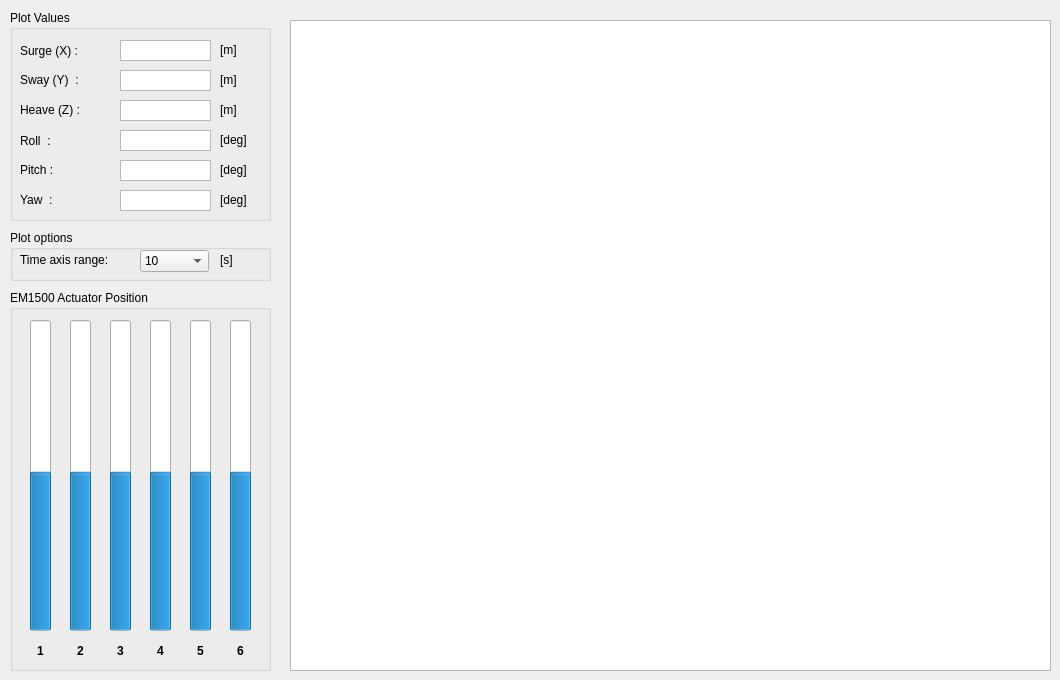
        <widget class="QWidget" name="tab_3">
         <attribute name="title">
          <string>EM 1500</string>
         </attribute>
         <widget class="GraphicsLayoutWidget" name="EM1500_plot">
          <property name="geometry">
           <rect>
            <x>290</x>
            <y>20</y>
            <width>761</width>
            <height>651</height>
           </rect>
          </property>
         </widget>
         <widget class="QGroupBox" name="groupBox_6">
          <property name="geometry">
           <rect>
            <x>10</x>
            <y>290</y>
            <width>261</width>
            <height>381</height>
           </rect>
          </property>
          <property name="title">
           <string>EM1500 Actuator Position</string>
          </property>
          <widget class="QProgressBar" name="EM1500_bar2_l1">
           <property name="geometry">
            <rect>
             <x>20</x>
             <y>30</y>
             <width>21</width>
             <height>311</height>
            </rect>
           </property>
           <property name="minimum">
            <number>-100</number>
           </property>
           <property name="value">
            <number>0</number>
           </property>
           <property name="orientation">
            <enum>Qt::Vertical</enum>
           </property>
           <property name="invertedAppearance">
            <bool>false</bool>
           </property>
          </widget>
          <widget class="QProgressBar" name="EM1500_bar2_l2">
           <property name="geometry">
            <rect>
             <x>60</x>
             <y>30</y>
             <width>21</width>
             <height>311</height>
            </rect>
           </property>
           <property name="minimum">
            <number>-100</number>
           </property>
           <property name="value">
            <number>0</number>
           </property>
           <property name="orientation">
            <enum>Qt::Vertical</enum>
           </property>
           <property name="invertedAppearance">
            <bool>false</bool>
           </property>
          </widget>
          <widget class="QProgressBar" name="EM1500_bar2_l3">
           <property name="geometry">
            <rect>
             <x>100</x>
             <y>30</y>
             <width>21</width>
             <height>311</height>
            </rect>
           </property>
           <property name="minimum">
            <number>-100</number>
           </property>
           <property name="value">
            <number>0</number>
           </property>
           <property name="orientation">
            <enum>Qt::Vertical</enum>
           </property>
           <property name="invertedAppearance">
            <bool>false</bool>
           </property>
          </widget>
          <widget class="QProgressBar" name="EM1500_bar2_l4">
           <property name="geometry">
            <rect>
             <x>140</x>
             <y>30</y>
             <width>21</width>
             <height>311</height>
            </rect>
           </property>
           <property name="minimum">
            <number>-100</number>
           </property>
           <property name="value">
            <number>0</number>
           </property>
           <property name="orientation">
            <enum>Qt::Vertical</enum>
           </property>
           <property name="invertedAppearance">
            <bool>false</bool>
           </property>
          </widget>
          <widget class="QProgressBar" name="EM1500_bar2_l5">
           <property name="geometry">
            <rect>
             <x>180</x>
             <y>30</y>
             <width>21</width>
             <height>311</height>
            </rect>
           </property>
           <property name="minimum">
            <number>-100</number>
           </property>
           <property name="value">
            <number>0</number>
           </property>
           <property name="orientation">
            <enum>Qt::Vertical</enum>
           </property>
           <property name="invertedAppearance">
            <bool>false</bool>
           </property>
          </widget>
          <widget class="QProgressBar" name="EM1500_bar2_l6">
           <property name="geometry">
            <rect>
             <x>220</x>
             <y>30</y>
             <width>21</width>
             <height>311</height>
            </rect>
           </property>
           <property name="minimum">
            <number>-100</number>
           </property>
           <property name="value">
            <number>0</number>
           </property>
           <property name="orientation">
            <enum>Qt::Vertical</enum>
           </property>
           <property name="invertedAppearance">
            <bool>false</bool>
           </property>
          </widget>
          <widget class="QLabel" name="label_25">
           <property name="geometry">
            <rect>
             <x>180</x>
             <y>350</y>
             <width>21</width>
             <height>21</height>
            </rect>
           </property>
           <property name="font">
            <font>
             <weight>75</weight>
             <bold>true</bold>
            </font>
           </property>
           <property name="layoutDirection">
            <enum>Qt::LeftToRight</enum>
           </property>
           <property name="text">
            <string>5</string>
           </property>
           <property name="alignment">
            <set>Qt::AlignCenter</set>
           </property>
          </widget>
          <widget class="QLabel" name="label_26">
           <property name="geometry">
            <rect>
             <x>220</x>
             <y>350</y>
             <width>21</width>
             <height>21</height>
            </rect>
           </property>
           <property name="font">
            <font>
             <weight>75</weight>
             <bold>true</bold>
            </font>
           </property>
           <property name="layoutDirection">
            <enum>Qt::LeftToRight</enum>
           </property>
           <property name="text">
            <string>6</string>
           </property>
           <property name="alignment">
            <set>Qt::AlignCenter</set>
           </property>
          </widget>
          <widget class="QLabel" name="label_27">
           <property name="geometry">
            <rect>
             <x>140</x>
             <y>350</y>
             <width>21</width>
             <height>21</height>
            </rect>
           </property>
           <property name="font">
            <font>
             <weight>75</weight>
             <bold>true</bold>
            </font>
           </property>
           <property name="layoutDirection">
            <enum>Qt::LeftToRight</enum>
           </property>
           <property name="text">
            <string>4</string>
           </property>
           <property name="alignment">
            <set>Qt::AlignCenter</set>
           </property>
          </widget>
          <widget class="QLabel" name="label_28">
           <property name="geometry">
            <rect>
             <x>100</x>
             <y>350</y>
             <width>21</width>
             <height>21</height>
            </rect>
           </property>
           <property name="font">
            <font>
             <weight>75</weight>
             <bold>true</bold>
            </font>
           </property>
           <property name="layoutDirection">
            <enum>Qt::LeftToRight</enum>
           </property>
           <property name="text">
            <string>3</string>
           </property>
           <property name="alignment">
            <set>Qt::AlignCenter</set>
           </property>
          </widget>
          <widget class="QLabel" name="label_29">
           <property name="geometry">
            <rect>
             <x>60</x>
             <y>350</y>
             <width>21</width>
             <height>21</height>
            </rect>
           </property>
           <property name="font">
            <font>
             <weight>75</weight>
             <bold>true</bold>
            </font>
           </property>
           <property name="layoutDirection">
            <enum>Qt::LeftToRight</enum>
           </property>
           <property name="text">
            <string>2</string>
           </property>
           <property name="alignment">
            <set>Qt::AlignCenter</set>
           </property>
          </widget>
          <widget class="QLabel" name="label_30">
           <property name="geometry">
            <rect>
             <x>20</x>
             <y>350</y>
             <width>21</width>
             <height>21</height>
            </rect>
           </property>
           <property name="font">
            <font>
             <weight>75</weight>
             <bold>true</bold>
            </font>
           </property>
           <property name="layoutDirection">
            <enum>Qt::LeftToRight</enum>
           </property>
           <property name="text">
            <string>1</string>
           </property>
           <property name="alignment">
            <set>Qt::AlignCenter</set>
           </property>
          </widget>
         </widget>
         <widget class="QGroupBox" name="groupBox">
          <property name="geometry">
           <rect>
            <x>10</x>
            <y>10</y>
            <width>261</width>
            <height>211</height>
           </rect>
          </property>
          <property name="title">
           <string>Plot Values</string>
          </property>
          <widget class="QTextEdit" name="EM1500_output_pos_y">
           <property name="geometry">
            <rect>
             <x>110</x>
             <y>60</y>
             <width>91</width>
             <height>21</height>
            </rect>
           </property>
           <property name="sizePolicy">
            <sizepolicy hsizetype="Expanding" vsizetype="Expanding">
             <horstretch>0</horstretch>
             <verstretch>0</verstretch>
            </sizepolicy>
           </property>
           <property name="layoutDirection">
            <enum>Qt::LeftToRight</enum>
           </property>
           <property name="verticalScrollBarPolicy">
            <enum>Qt::ScrollBarAlwaysOff</enum>
           </property>
           <property name="undoRedoEnabled">
            <bool>false</bool>
           </property>
           <property name="readOnly">
            <bool>true</bool>
           </property>
          </widget>
          <widget class="QLabel" name="label_63">
           <property name="geometry">
            <rect>
             <x>210</x>
             <y>60</y>
             <width>31</width>
             <height>20</height>
            </rect>
           </property>
           <property name="text">
            <string>[m]</string>
           </property>
           <property name="alignment">
            <set>Qt::AlignLeading|Qt::AlignLeft|Qt::AlignVCenter</set>
           </property>
          </widget>
          <widget class="QLabel" name="label_64">
           <property name="geometry">
            <rect>
             <x>210</x>
             <y>90</y>
             <width>31</width>
             <height>20</height>
            </rect>
           </property>
           <property name="text">
            <string>[m]</string>
           </property>
           <property name="alignment">
            <set>Qt::AlignLeading|Qt::AlignLeft|Qt::AlignVCenter</set>
           </property>
          </widget>
          <widget class="QTextEdit" name="EM1500_output_pos_z">
           <property name="geometry">
            <rect>
             <x>110</x>
             <y>90</y>
             <width>91</width>
             <height>21</height>
            </rect>
           </property>
           <property name="sizePolicy">
            <sizepolicy hsizetype="Expanding" vsizetype="Expanding">
             <horstretch>0</horstretch>
             <verstretch>0</verstretch>
            </sizepolicy>
           </property>
           <property name="verticalScrollBarPolicy">
            <enum>Qt::ScrollBarAlwaysOff</enum>
           </property>
           <property name="readOnly">
            <bool>true</bool>
           </property>
          </widget>
          <widget class="QLabel" name="label_66">
           <property name="geometry">
            <rect>
             <x>210</x>
             <y>30</y>
             <width>31</width>
             <height>20</height>
            </rect>
           </property>
           <property name="text">
            <string>[m]</string>
           </property>
           <property name="alignment">
            <set>Qt::AlignLeading|Qt::AlignLeft|Qt::AlignVCenter</set>
           </property>
          </widget>
          <widget class="QTextEdit" name="EM1500_output_pos_x">
           <property name="geometry">
            <rect>
             <x>110</x>
             <y>30</y>
             <width>91</width>
             <height>21</height>
            </rect>
           </property>
           <property name="sizePolicy">
            <sizepolicy hsizetype="Expanding" vsizetype="Expanding">
             <horstretch>0</horstretch>
             <verstretch>0</verstretch>
            </sizepolicy>
           </property>
           <property name="verticalScrollBarPolicy">
            <enum>Qt::ScrollBarAlwaysOff</enum>
           </property>
           <property name="readOnly">
            <bool>true</bool>
           </property>
          </widget>
          <widget class="QLabel" name="label_67">
           <property name="geometry">
            <rect>
             <x>10</x>
             <y>31</y>
             <width>91</width>
             <height>20</height>
            </rect>
           </property>
           <property name="text">
            <string>Surge (X) :</string>
           </property>
           <property name="alignment">
            <set>Qt::AlignLeading|Qt::AlignLeft|Qt::AlignVCenter</set>
           </property>
          </widget>
          <widget class="QTextEdit" name="EM1500_output_ang_y">
           <property name="geometry">
            <rect>
             <x>110</x>
             <y>180</y>
             <width>91</width>
             <height>21</height>
            </rect>
           </property>
           <property name="sizePolicy">
            <sizepolicy hsizetype="Expanding" vsizetype="Expanding">
             <horstretch>0</horstretch>
             <verstretch>0</verstretch>
            </sizepolicy>
           </property>
           <property name="verticalScrollBarPolicy">
            <enum>Qt::ScrollBarAlwaysOff</enum>
           </property>
           <property name="readOnly">
            <bool>true</bool>
           </property>
          </widget>
          <widget class="QLabel" name="label_76">
           <property name="geometry">
            <rect>
             <x>10</x>
             <y>150</y>
             <width>41</width>
             <height>20</height>
            </rect>
           </property>
           <property name="text">
            <string>Pitch :</string>
           </property>
           <property name="alignment">
            <set>Qt::AlignLeading|Qt::AlignLeft|Qt::AlignVCenter</set>
           </property>
          </widget>
          <widget class="QTextEdit" name="EM1500_output_ang_r">
           <property name="geometry">
            <rect>
             <x>110</x>
             <y>120</y>
             <width>91</width>
             <height>21</height>
            </rect>
           </property>
           <property name="sizePolicy">
            <sizepolicy hsizetype="Expanding" vsizetype="Expanding">
             <horstretch>0</horstretch>
             <verstretch>0</verstretch>
            </sizepolicy>
           </property>
           <property name="verticalScrollBarPolicy">
            <enum>Qt::ScrollBarAlwaysOff</enum>
           </property>
           <property name="readOnly">
            <bool>true</bool>
           </property>
          </widget>
          <widget class="QLabel" name="label_74">
           <property name="geometry">
            <rect>
             <x>210</x>
             <y>120</y>
             <width>31</width>
             <height>20</height>
            </rect>
           </property>
           <property name="text">
            <string>[deg]</string>
           </property>
           <property name="alignment">
            <set>Qt::AlignLeading|Qt::AlignLeft|Qt::AlignVCenter</set>
           </property>
          </widget>
          <widget class="QTextEdit" name="EM1500_output_ang_p">
           <property name="geometry">
            <rect>
             <x>110</x>
             <y>150</y>
             <width>91</width>
             <height>21</height>
            </rect>
           </property>
           <property name="sizePolicy">
            <sizepolicy hsizetype="Expanding" vsizetype="Expanding">
             <horstretch>0</horstretch>
             <verstretch>0</verstretch>
            </sizepolicy>
           </property>
           <property name="verticalScrollBarPolicy">
            <enum>Qt::ScrollBarAlwaysOff</enum>
           </property>
           <property name="readOnly">
            <bool>true</bool>
           </property>
          </widget>
          <widget class="QLabel" name="label_75">
           <property name="geometry">
            <rect>
             <x>10</x>
             <y>121</y>
             <width>41</width>
             <height>20</height>
            </rect>
           </property>
           <property name="text">
            <string>Roll  :</string>
           </property>
           <property name="alignment">
            <set>Qt::AlignLeading|Qt::AlignLeft|Qt::AlignVCenter</set>
           </property>
          </widget>
          <widget class="QLabel" name="label_78">
           <property name="geometry">
            <rect>
             <x>210</x>
             <y>150</y>
             <width>31</width>
             <height>20</height>
            </rect>
           </property>
           <property name="text">
            <string>[deg]</string>
           </property>
           <property name="alignment">
            <set>Qt::AlignLeading|Qt::AlignLeft|Qt::AlignVCenter</set>
           </property>
          </widget>
          <widget class="QLabel" name="label_77">
           <property name="geometry">
            <rect>
             <x>10</x>
             <y>180</y>
             <width>41</width>
             <height>20</height>
            </rect>
           </property>
           <property name="text">
            <string>Yaw  :</string>
           </property>
           <property name="alignment">
            <set>Qt::AlignLeading|Qt::AlignLeft|Qt::AlignVCenter</set>
           </property>
          </widget>
          <widget class="QLabel" name="label_79">
           <property name="geometry">
            <rect>
             <x>210</x>
             <y>180</y>
             <width>31</width>
             <height>20</height>
            </rect>
           </property>
           <property name="text">
            <string>[deg]</string>
           </property>
           <property name="alignment">
            <set>Qt::AlignLeading|Qt::AlignLeft|Qt::AlignVCenter</set>
           </property>
          </widget>
          <widget class="QLabel" name="label_80">
           <property name="geometry">
            <rect>
             <x>10</x>
             <y>60</y>
             <width>91</width>
             <height>20</height>
            </rect>
           </property>
           <property name="text">
            <string>Sway (Y)  :</string>
           </property>
           <property name="alignment">
            <set>Qt::AlignLeading|Qt::AlignLeft|Qt::AlignVCenter</set>
           </property>
          </widget>
          <widget class="QLabel" name="label_82">
           <property name="geometry">
            <rect>
             <x>10</x>
             <y>90</y>
             <width>91</width>
             <height>20</height>
            </rect>
           </property>
           <property name="text">
            <string>Heave (Z) :</string>
           </property>
           <property name="alignment">
            <set>Qt::AlignLeading|Qt::AlignLeft|Qt::AlignVCenter</set>
           </property>
          </widget>
         </widget>
         <widget class="QGroupBox" name="groupBox_11">
          <property name="geometry">
           <rect>
            <x>10</x>
            <y>230</y>
            <width>261</width>
            <height>51</height>
           </rect>
          </property>
          <property name="title">
           <string>Plot options</string>
          </property>
          <widget class="QLabel" name="label_81">
           <property name="geometry">
            <rect>
             <x>10</x>
             <y>20</y>
             <width>101</width>
             <height>20</height>
            </rect>
           </property>
           <property name="text">
            <string>Time axis range:</string>
           </property>
           <property name="alignment">
            <set>Qt::AlignLeading|Qt::AlignLeft|Qt::AlignVCenter</set>
           </property>
          </widget>
          <widget class="QComboBox" name="EM1500_plot_time_range">
           <property name="geometry">
            <rect>
             <x>130</x>
             <y>20</y>
             <width>69</width>
             <height>22</height>
            </rect>
           </property>
           <property name="currentText">
            <string>10</string>
           </property>
           <property name="currentIndex">
            <number>0</number>
           </property>
           <item>
            <property name="text">
             <string>10</string>
            </property>
           </item>
           <item>
            <property name="text">
             <string>20</string>
            </property>
           </item>
           <item>
            <property name="text">
             <string>30</string>
            </property>
           </item>
           <item>
            <property name="text">
             <string>40</string>
            </property>
           </item>
           <item>
            <property name="text">
             <string>50</string>
            </property>
           </item>
           <item>
            <property name="text">
             <string>60</string>
            </property>
           </item>
          </widget>
          <widget class="QLabel" name="label_83">
           <property name="geometry">
            <rect>
             <x>210</x>
             <y>20</y>
             <width>31</width>
             <height>20</height>
            </rect>
           </property>
           <property name="text">
            <string>[s]</string>
           </property>
           <property name="alignment">
            <set>Qt::AlignLeading|Qt::AlignLeft|Qt::AlignVCenter</set>
           </property>
          </widget>
         </widget>
        </widget>
